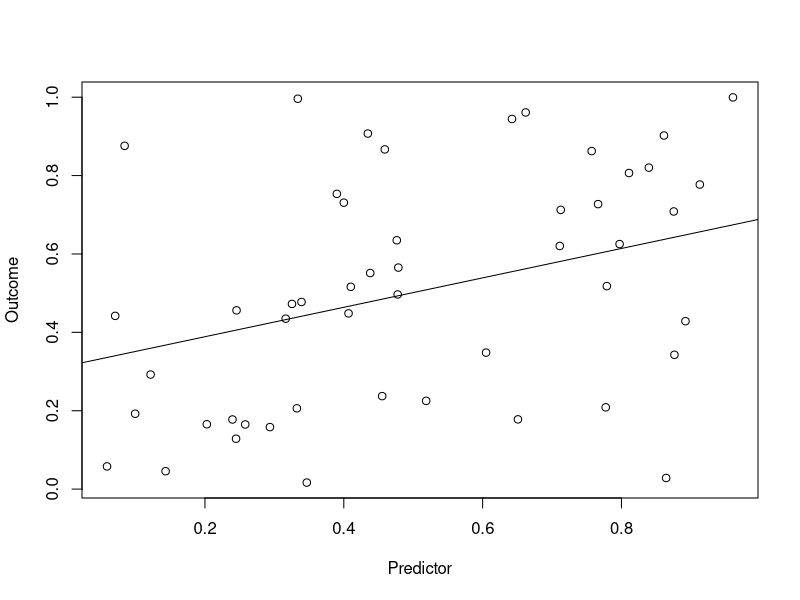

The R source for this figure:
## ---- chunk 1
knitr::opts_chunk$set(
  cache = FALSE, # if TRUE knitr will cache results to reuse in future knits
  fig.width = 5, # the width for plots created by code chunk
  fig.height = 3.5, # the height for plots created by code chunk
  fig.align = 'center', # how to align graphics. 'left', 'right', 'center'
  dpi = 300, 
  dev = 'png', # Makes each fig a png, and avoids plotting every data point
  # eval = FALSE, # if FALSE, then the R code chunks are not evaluated
  # results = 'asis', # knitr passes through results without reformatting
  echo = TRUE, # if FALSE knitr won't display code in chunk above it's results
  message = TRUE, # if FALSE knitr won't display messages generated by code
  strip.white = TRUE, # if FALSE knitr won't remove white spaces at beg or end of code chunk
  warning = FALSE, # if FALSE knitr won't display warning messages in the doc
  error = TRUE) # report errors
  # options(tinytex.verbose = TRUE)
## ---- chunk 2
set.seed(1)
DF <- data.frame(matrix(nrow = 50, ncol = 50))
for (i in 1:50)
  DF[, i] <- runif(50)
plot(DF[[2]], DF[[16]], xlab = "Predictor", ylab = "Outcome")
abline(lm(DF[[2]] ~ DF[[16]]))
cor.test(DF[[2]], DF[[16]])
